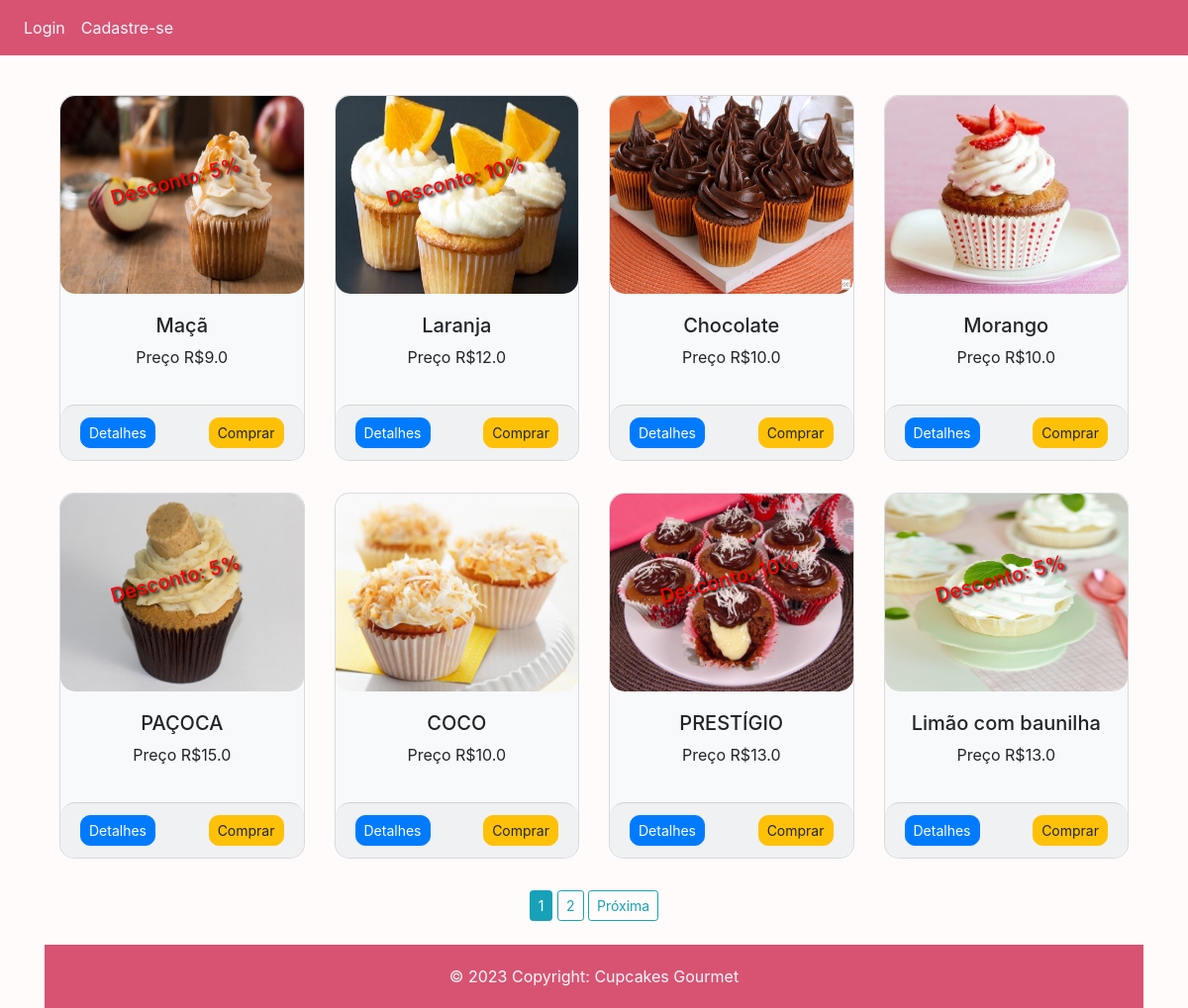
The page / on the database its author committed.
### website/models.py (models this page shows)
class Product(db.Model):
    __seachbale__ = ['name', 'description'] # Itens que poderão ser pesquisados pelo flask_msearch
    id = db.Column(db.Integer, primary_key=True)
    name = db.Column(db.String(80), nullable=False)
    price = db.Column(db.Float, nullable=False)
    discount = db.Column(db.Integer, default=0)
    stock = db.Column(db.Integer, nullable=False)
    description = db.Column(db.String(200), nullable=False)
    user_id = db.Column(db.Integer, db.ForeignKey('user.id'))
    pub_date = db.Column(db.DateTime, nullable=False, default=datetime.now)
    img = db.Column(db.String(150), nullable=False, default='image.jpg')

### website/auth.py (the view)
@auth.route('/') #Home
def home():
    page = request.args.get('page',1, type=int)
    products = Product.query.filter(Product.stock > 0).order_by(
        Product.id.desc()).paginate(page=page, per_page= 8) # Buscar os produtos(Product) que estão na base de dados, ordena por ID e define a quantidade de produtos por pagina
    return render_template('home.html', user=current_user, products = products) # Colocar a relação de produtos(Product) encontrados na variavel products para enviar ao home.html

### website/templates/home.html (shortened to what this page needs)
{% extends "base.html" %} {% block title %}Home{% endblock %} {% block content%}
<div class="container">
    <br />
    <div class="row">
        {% for product in products.items %}
        <div class="col-md-3 mt-3">
            <div class="card bg-light mb-3" style="max-width: 18rem; border-radius: 15px;">
                <img src="{{url_for('static', filename='images/' + product.img)}}" alt="product.name" class="card-img-top" height="200" style="border-radius: 15px;">
                <div class="card-body">
                    {% if product.discount > 0 %}
                     <h5 style="text-shadow: 2px 2px 3px #000000; color: #F00; transform: rotate(-15deg); position:absolute; top:20%; left: 20%;"> Desconto: {{product.discount}}%</h5>
                    {% endif %}
                    <h5 class="text-center">{{product.name}}</h5>
                    <p class="text-center">Preço R${{product.price}}</p>
                </div>
                <div class="card-footer" style="border-radius: 15px;">
                    <a href="{{url_for('auth.single_page', id= product.id)}}" class="float-left btn btn-sm btn-primary" style="border-radius: 10px;">Detalhes</a>
                    <form action="{{url_for('auth.AddCart')}}" method="post">
                        <button type="submit" class="btn btn-sm btn-warning float-right" style="border-radius: 10px;"> Comprar </button>
                    </form>
                </div>
            </div>
        </div>
        {% endfor %}
    </div>
    <div class="row">
        <div class="col text-center">
            {% if products.total > 8 %}
            {% for page_num in products.iter_pages(left_edge=1, right_edge=2, left_current=1, right_current=2) %}
            {% if page_num %}
            {% if products.page == page_num %}
            <a href="{{url_for('auth.home', page=page_num)}}" class="btn btn-info btn-sm mt-3">{{page_num}}</a>
            {% else %}
            <a href="{{url_for('auth.home', page=page_num)}}" class="btn btn-outline-info btn-sm mt-3">{{page_num}}</a>
            {% endif %}
            {% else %}
            ...
            {% endif %}
            {% endfor %}
            {% endif %}
            {% if products.has_next %}
            <a href="{{url_for('auth.home', page=products.next_num)}}" class="btn btn-outline-info btn-sm mt-3">Próxima</a>
            {% endif %}
        </div>
    </div>
</div>
<br />
<footer class="text-light">
    <div class="text-center" style="background-color: #d85372; padding: 20px;" >
      &copy 2023 Copyright: <a href="#" style="color: aliceblue;">Cupcakes Gourmet</a>
    </div>
</footer>
{% endblock%}

### website/templates/base.html (style rules this page uses)
body { background-color: #fffbfb; }

### rows shown on the page
Product: img (picture), discount "5", name "Maçã", price "9.0"
Product: img (picture), discount "10", name "Laranja", price "12.0"
Product: img (picture), name "Chocolate", price "10.0"
Product: img (picture), name "Morango", price "10.0"
Product: img (picture), discount "5", name "PAÇOCA", price "15.0"
Product: img (picture), name "COCO", price "10.0"
Product: img (picture), discount "10", name "PRESTÍGIO", price "13.0"
Product: img (picture), discount "5", name "Limão com baunilha", price "13.0"

### other values the page prints
{{ page_num }} "1"
{{ page_num }} "2"
